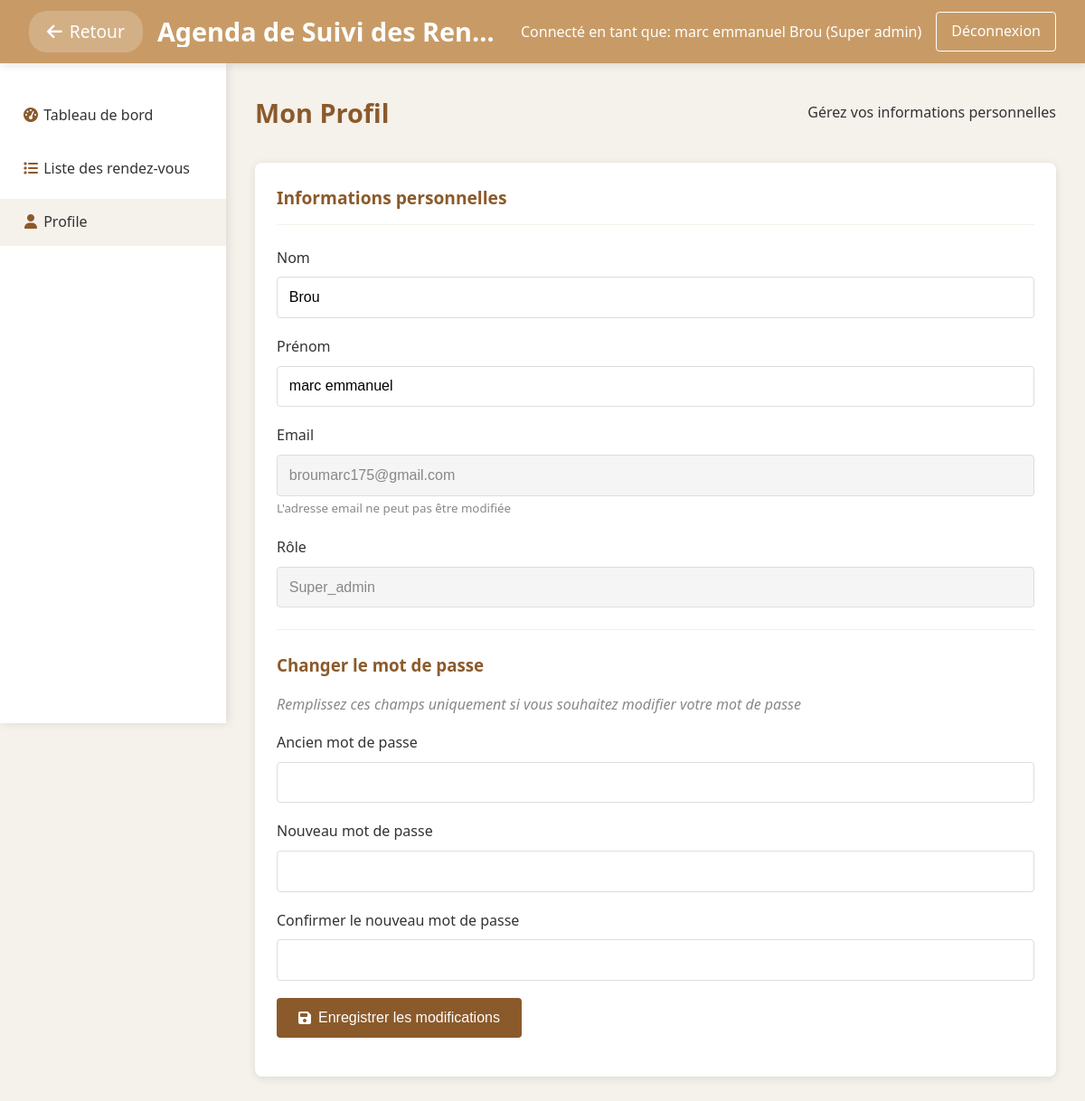
The page /modules/admin/profile.php (signed in) on the database its author committed.
### tables this page shows
CREATE TABLE `users` (
  `id` int(11) NOT NULL,
  `nom` varchar(100) NOT NULL,
  `prenom` varchar(100) NOT NULL,
  `email` varchar(255) NOT NULL,
  `password` varchar(255) NOT NULL,
  `role` enum('super_admin','planificateur','agent') NOT NULL,
  `created_at` timestamp NOT NULL DEFAULT current_timestamp(),
  `active` tinyint(1) DEFAULT 1
);

### includes/auth.php (called while the page is built, shortened)
<?php
function getUserRole() {
    return $_SESSION['user_role'] ?? null;
}
function isSuperAdmin() {
    return getUserRole() === 'super_admin';
}
?>

### modules/admin/profile.php (the view, shortened to what this page needs)
<?php
require_once '../../includes/auth.php';
$db = getDB();
$user_id = $_SESSION['user_id'];
$stmt = $db->prepare("SELECT * FROM users WHERE id = ?");
$stmt->execute([$user_id]);
$user = $stmt->fetch(PDO::FETCH_ASSOC);
?>
<!DOCTYPE html>
<html lang="fr">
<head>
    <link rel="stylesheet" href="../../css/style.css">
    <link rel="stylesheet" href="https://cdnjs.cloudflare.com/ajax/libs/font-awesome/6.4.0/css/all.min.css">
</head>
<body>
    <?php include '../../includes/header.php'; ?>
    <?php
    if (isSuperAdmin()) {
        include 'header.php';
    } else {
        include '../planificateur/header.php';
    }
    ?>
    <div class="main-content">
        <div class="page-header">
            <h1 class="page-title">Mon Profil</h1>
            <span>Gérez vos informations personnelles</span>
        </div>
        <div class="card">
            <div class="card-header">
                <h2 class="card-title">Informations personnelles</h2>
            </div>
            <form method="POST" class="profile-form">
                <div class="form-group">
                    <label for="nom">Nom</label>
                    <input type="text" id="nom" name="nom" class="form-control"
                           value="<?= htmlspecialchars($user['nom']) ?>" required>
                </div>
                <div class="form-group">
                    <label for="prenom">Prénom</label>
                    <input type="text" id="prenom" name="prenom" class="form-control"
                           value="<?= htmlspecialchars($user['prenom']) ?>" required>
                </div>
                <div class="form-group">
                    <label for="email">Email</label>
                    <input type="email" id="email" class="form-control"
                           value="<?= htmlspecialchars($user['email']) ?>" disabled
                           style="background-color: #f5f5f5; color: #888;">
                    <small style="color: #888;">L'adresse email ne peut pas être modifiée</small>
                </div>
                <div class="form-group">
                    <label for="role">Rôle</label>
                    <input type="text" id="role" class="form-control"
                           value="<?= htmlspecialchars(ucfirst($user['role'])) ?>" disabled
                           style="background-color: #f5f5f5; color: #888;">
                </div>
                <hr style="margin: 1.5rem 0; border: none; border-top: 1px solid #eee;">
                <h3 style="margin-bottom: 1rem; color: var(--doré-foncé);">Changer le mot de passe</h3>
                <p style="margin-bottom: 1rem; color: #888; font-style: italic;">
                    Remplissez ces champs uniquement si vous souhaitez modifier votre mot de passe
                </p>
                <div class="form-group">
                    <label for="current_password">Ancien mot de passe</label>
                    <input type="password" id="current_password" name="current_password" class="form-control">
                </div>
                <div class="form-group">
                    <label for="new_password">Nouveau mot de passe</label>
                    <input type="password" id="new_password" name="new_password" class="form-control">
                </div>
                <div class="form-group">
                    <label for="confirm_password">Confirmer le nouveau mot de passe</label>
                    <input type="password" id="confirm_password" name="confirm_password" class="form-control">
                </div>
                <div class="form-group">
                    <button type="submit" class="btn btn-primary">
                        <i class="fas fa-save"></i> Enregistrer les modifications
                    </button>
                </div>
            </form>
        </div>
    </div>
</body>
</html>

### css/style.css (style rules this page uses)
:root { --doré-foncé: #8b5a2b; --doré-clair: #c89b66; --ivoire: #f5f1eb; --blanc: #ffffff; --gris-anthracite: #333333; --vert-sage: #8a9a5b; --ombre: rgba(0, 0, 0, 0.1); }
* { margin: 0; padding: 0; box-sizing: border-box; }
body { font-family: "Segoe UI", Tahoma, Geneva, Verdana, sans-serif; background-color: var(--ivoire); color: var(--gris-anthracite); line-height: 1.6; padding-top: 70px; }
.main-content { margin-left: 250px; padding: clamp(1rem, 3vw, 2rem); margin-top: 0; min-height: calc(100vh - 70px); }
.page-header { display: flex; justify-content: space-between; align-items: center; margin-bottom: 2rem; flex-wrap: wrap; gap: 1rem; }
.page-title { font-size: clamp(1.4rem, 4vw, 1.8rem); color: var(--doré-foncé); font-weight: 600; }
.card { background-color: var(--blanc); border-radius: 8px; box-shadow: 0 2px 10px var(--ombre); padding: clamp(1rem, 3vw, 1.5rem); margin-bottom: 1.5rem; }
.card-header { display: flex; justify-content: space-between; align-items: center; margin-bottom: 1.5rem; padding-bottom: 0.8rem; border-bottom: 1px solid var(--ivoire); flex-wrap: wrap; gap: 1rem; }
.card-title { font-size: clamp(1.1rem, 3vw, 1.2rem); color: var(--doré-foncé); font-weight: 600; }
.form-group { margin-bottom: 1.2rem; }
.form-group label { display: block; margin-bottom: 0.5rem; font-weight: 500; color: var(--gris-anthracite); font-size: clamp(0.9rem, 2vw, 1rem); }
.form-control { width: 100%; padding: clamp(0.6rem, 2vw, 0.8rem); border: 1px solid #ddd; border-radius: 4px; font-size: clamp(0.9rem, 2vw, 1rem); transition: border-color 0.3s; }
.btn { padding: clamp(0.6rem, 2vw, 0.8rem) clamp(1rem, 3vw, 1.5rem); border: none; border-radius: 4px; cursor: pointer; font-size: clamp(0.9rem, 2vw, 1rem); font-weight: 500; transition: all 0.3s; display: inline-flex; align-items: center; gap: 0.5rem; }
.btn-primary { background-color: var(--doré-foncé); color: var(--blanc); }

### rows shown on the page
users: nom "Brou", prenom "marc emmanuel", email "broumarc175@gmail.com", role "Super_admin"

### other values the page prints
$_SESSION['user_prenom'] . ' ' . $_SESSION['user_nom'] "marc emmanuel Brou"
str_replace('_', ' ', $_SESSION['user_role']) "Super admin"
